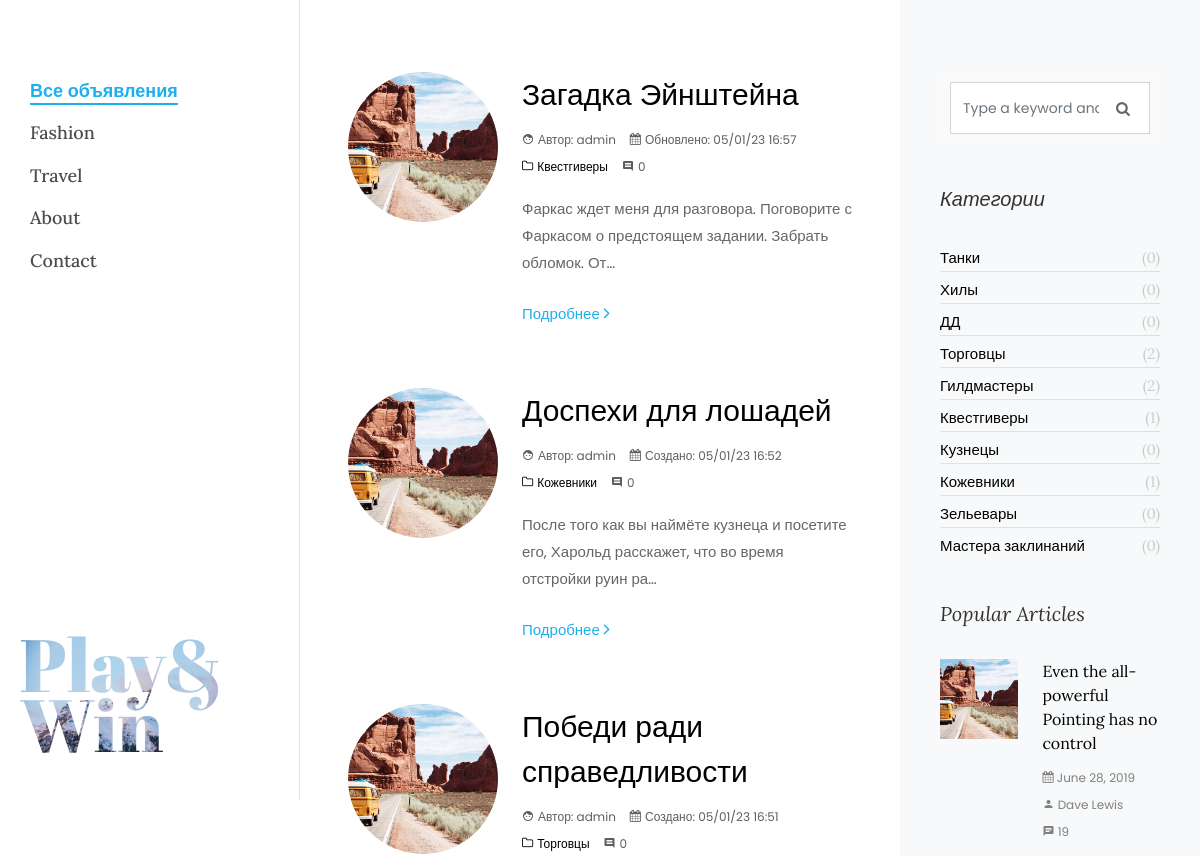
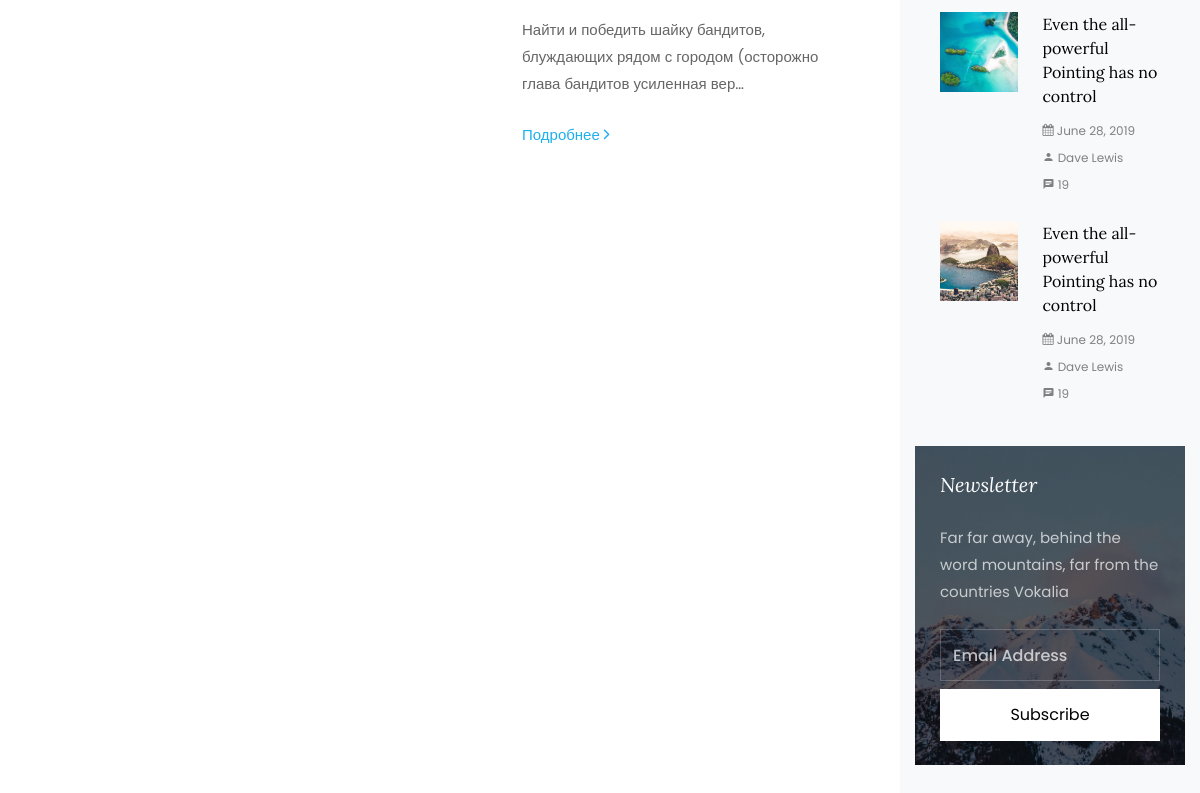
The page /billboard/announcements/ on the database as committed earlier (2 pictures, top to bottom).
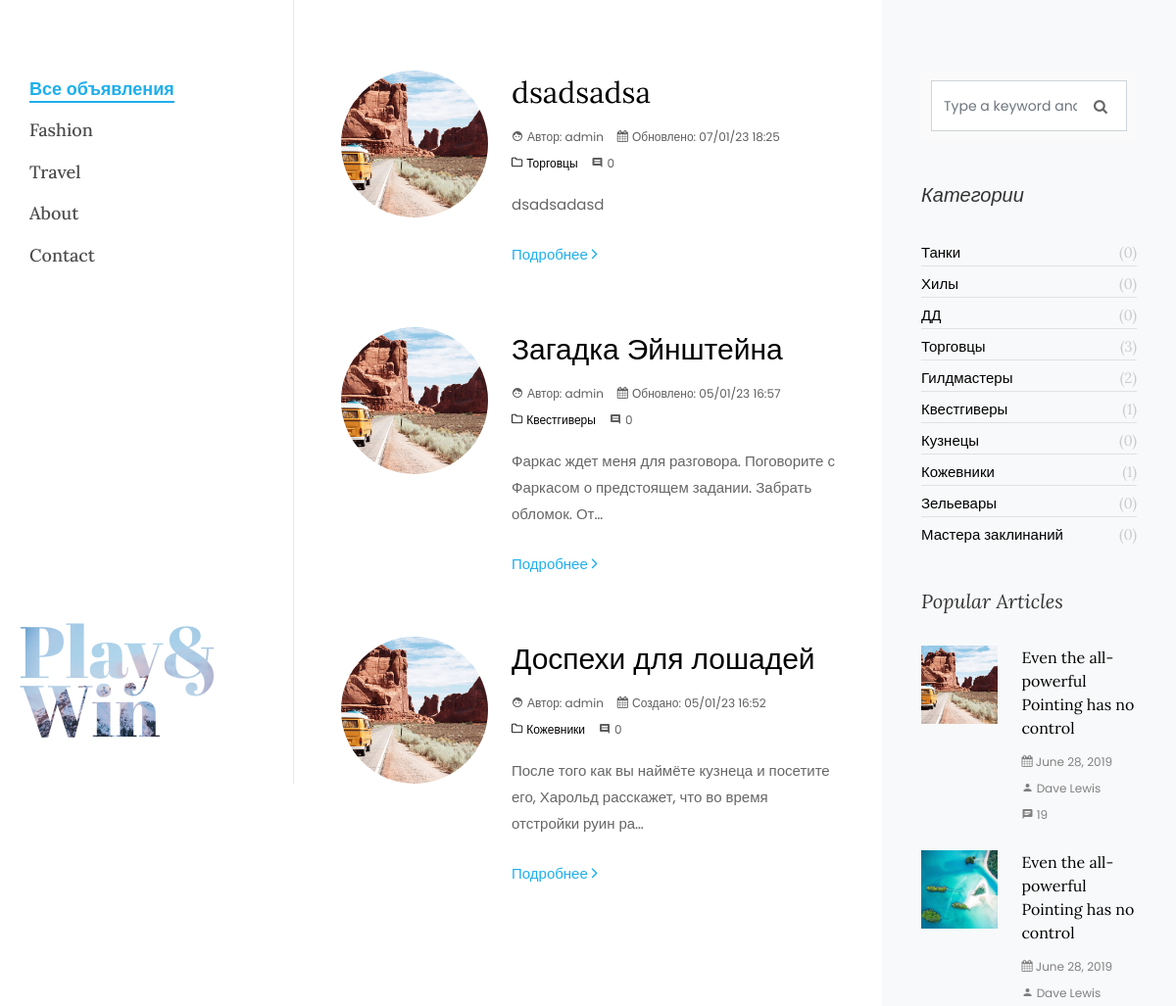
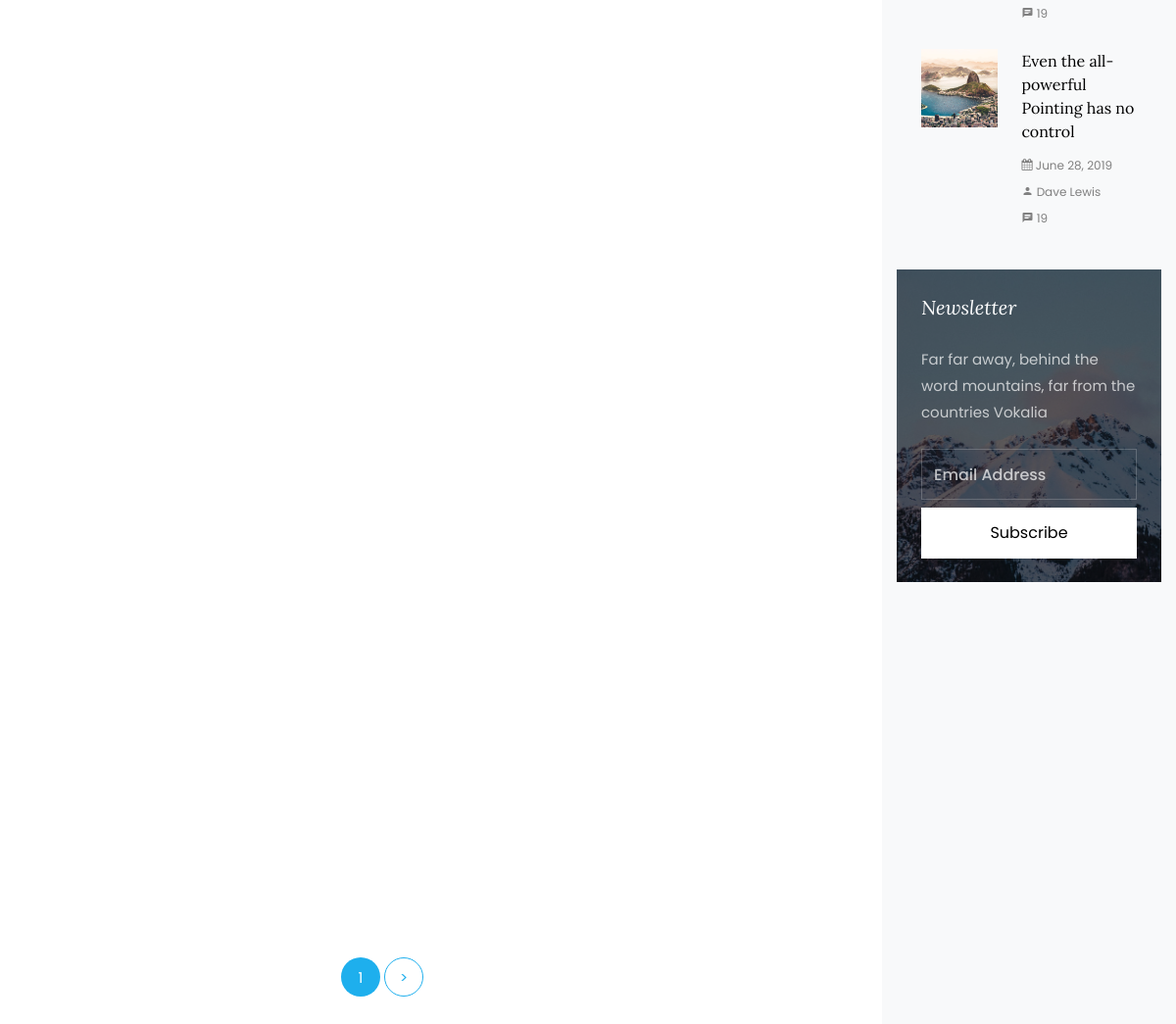
The same page on the database as committed later (2 pictures, top to bottom).
### billboard/models.py (models this page shows, shortened)
class Announcement(models.Model):
    title = models.CharField(max_length=254,
                             unique=True,
                             db_index=True,
                             verbose_name='Заголовок')
    content = RichTextUploadingField(validators=[MinLengthValidator(4)],
                                     verbose_name='Содержание')
    is_published = models.BooleanField(default=True,
                                       verbose_name='Публикация')
    time_create = models.DateTimeField(auto_now_add=True,
                                       verbose_name='Дата создания')
    time_update = models.DateTimeField(auto_now=True,
                                       verbose_name='Дата редактирования')
    category = models.ForeignKey(to='Category',
                                 on_delete=models.CASCADE,
                                 related_name='cat_announcements',
                                 verbose_name='Категория')
    author_ann = models.ForeignKey(to=User,
                                   on_delete=models.SET('Lost(deleted) Stranger'),
                                   related_name='auth_announcements',
                                   verbose_name='Автор объявлений')
    num_replies = models.IntegerField(default=0, verbose_name='Количество откликов')
    class Meta:
        verbose_name = 'Объявления'
        verbose_name_plural = 'Объявления'

class Category(models.Model):
    catname = models.CharField(max_length=64,
                               unique=True,
                               verbose_name='Категория')
    slug = models.SlugField(max_length=64,
                            unique=True,
                            db_index=True,
                            verbose_name='URL',
                            null=True)
    def __str__(self):
        return f'{self.catname}'
    class Meta:
        verbose_name = 'Категория'
        verbose_name_plural = 'Категории'

### billboard/views.py (the view)
# urls.py: path('announcements/', AnnouncementList.as_view(), name='announcement_list'),
class AnnouncementList(ListView):
    model = Announcement
    context_object_name = 'all_announcement'
    template_name = 'billboard/announcement_list.html'
    paginate_by = 6
    def get_queryset(self):
        queryset = Announcement.objects.filter(is_published=True).order_by('-time_create', '-time_update')
        return queryset
    def get_context_data(self, *, object_list=None, **kwargs):
        context = super().get_context_data()
        context['list_selected'] = 1
        return context

### billboard/templatetags/custom_tags.py (called while the page is built)
@register.simple_tag()
def isupdated(pk):
    announcement = Announcement.objects.get(pk=pk)
    delta: datetime.timedelta = announcement.time_update - announcement.time_create
    if delta.seconds >= 60:
        return True
    return False

@register.simple_tag()
def get_categories():
    categories = Category.objects.all()
    return categories

### billboard/templates/billboard/announcement_list.html (shortened to what this page needs)
{% extends 'flatpages/base.html' %}
{% load static %}
{% load custom_tags %}
{% block announcement %}
    {% for announcement in all_announcement %}
        {% isupdated announcement.pk as isupdated %}
			    			<div class="col-md-12">
									<div class="blog-entry ftco-animate d-md-flex">
										<a href="{% url 'announcement_detail' pk=announcement.pk %}" class="img img-2" style="background-image: url({% static 'billboard/images/image_1.jpg' %});"></a>
										<div class="text text-2 pl-md-4">
				              <h3 class="mb-2"><a href="{% url 'announcement_detail' pk=announcement.pk %}">{{ announcement.title }}</a></h3>
                            <div class="meta-wrap">
                                  <p class="meta">
                                    <span><i class="icon-face mr-1"></i>Автор: {{ announcement.author_ann }}</span>
                                    <span><i class="icon-calendar mr-1"></i>{% if isupdated %}Обновлено{% else %}Создано{% endif %}: {{ announcement.time_create|date:'d/m/y H:i' }}</span>
                                    <span><a href="#"><i class="icon-folder-o mr-1"></i>{{ announcement.category }}</a></span>
				              		<span><i class="icon-comment2 mr-1" title="Отлики"></i>{{ announcement.replies.all.count }}</span>
				              	  </p>
			              	</div>
				              <p class="mb-4">{{ announcement.content|striptags|safe|truncatechars:100 }}</p>
				              <p><a href="{% url 'announcement_detail' pk=announcement.pk %}" class="btn-custom">Подробнее <span class="ion-ios-arrow-forward"></span></a></p>
				            </div>
									</div>
								</div>
    {% endfor %}
{% endblock announcement %}
{% block paginator %}
{% if paginator.count > paginator.per_page %}
    <div class="row">
        <div class="col">
            <div class="block-27">
                <ul>
        <li class="active"><span>{{ page_obj.number }}</span></li>
        {% if page_obj.has_next %}
            <li><a href="?page={{ page_obj.next_page_number }}">&gt;</a></li>
        {% endif %}
                  </ul>
            </div>
          </div>
        </div>
{% endif %}
{% endblock paginator %}

### billboard/templates/flatpages/base.html (shortened to what the changed rows need)
{% load static %}
{% load custom_tags %}
{% get_categories as categories %}
<!DOCTYPE html>
<html lang="en">
  <head>
    <link rel="stylesheet" href="{% static 'billboard/css/open-iconic-bootstrap.min.css' %}">
    <link rel="stylesheet" href="{% static 'billboard/css/animate.css' %}">
    <link rel="stylesheet" href="{% static 'billboard/css/owl.carousel.min.css' %}">
    <link rel="stylesheet" href="{% static 'billboard/css/owl.theme.default.min.css' %}">
    <link rel="stylesheet" href="{% static 'billboard/css/magnific-popup.css' %}">
    <link rel="stylesheet" href="{% static 'billboard/css/aos.css' %}">
    <link rel="stylesheet" href="{% static 'billboard/css/ionicons.min.css' %}">
    <link rel="stylesheet" href="{% static 'billboard/css/bootstrap-datepicker.css' %}">
    <link rel="stylesheet" href="{% static 'billboard/css/jquery.timepicker.css' %}">
    <link rel="stylesheet" href="{% static 'billboard/css/flaticon.css' %}">
    <link rel="stylesheet" href="{% static 'billboard/css/icomoon.css' %}">
    <link rel="stylesheet" href="{% static 'billboard/css/style.css' %}">
  </head>
  <body>
	<div id="colorlib-page">
		<aside id="colorlib-aside" role="complementary" class="js-fullheight">
			<div class="colorlib-footer">
				<h1 id="colorlib-logo" class="mb-4"><a href="base.html" style="background-image: url({% static 'billboard/images/bg_1.jpg' %});">Play&<span>Win</span></a></h1>
			</div>
		</aside>
		<div id="colorlib-main">
			<section class="ftco-section ftco-no-pt ftco-no-pb">
	    	<div class="container">
	    		<div class="row d-flex">
	    			<div class="col-xl-8 py-5 px-md-5">
	    				<div class="row pt-md-4">
                                {% block announcement %}
                                {% endblock announcement %}
			    		</div>
                                {% block paginator %}
                                {% endblock paginator %}
			    	    </div>
	    			<div class="col-xl-4 sidebar ftco-animate bg-light pt-5">
	            <div class="sidebar-box ftco-animate">
	              <ul class="categories">
                  {% for category in categories %}
                          {% if category_selected == category.pk %}
                          <li><a style="color: #1eafed; font-family: Lora, Arial, serif">{{ category }}<span>({{ category.cat_announcements.all.count }})</span></a></li>
                      {% else %}
                          <li><a style="font-family: Lora, Arial, serif" href="{% url 'announcement_by_category' pk=category.pk %}">{{ category }}<span>({{ category.cat_announcements.all.count }})</span></a></li>
                      {% endif %}
                  {% endfor %}
	              </ul>
	            </div>
	          </div>
	    		</div>
	    	</div>
	    </section>
		</div>
	</div>
  </body>
</html>

Rows that differ between the two databases and show on the page:
no longer on this page (row edited): Announcement: title "Победи ради справедливости", author_ann "admin", shows "Создано", time_create "05/01/23 16:51", category "Торговцы", replies.all.count "0", content "Найти и победить шайку бандитов, блуждающих рядом с городом (осторожно глава бандитов усиленная вер…"
added Announcement: title "dsadsadsa", author_ann "admin", shows "Обновлено", time_create "07/01/23 18:25", category "Торговцы", replies.all.count "0", content "dsadsadasd"
computed for Category "Торговцы": cat_announcements.all.count "2" → "3"
Other text that changed with them:
{{ page_obj.number }}: (not shown) → "1"
